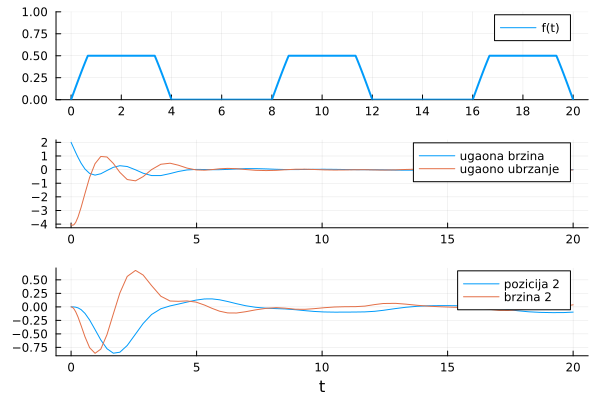

This figure's Julia source:
using DifferentialEquations, Plots

function f(t)
	tp = rem(t, 8)

	y = min(sin(pi/4 * tp), 0.5) * (tp <= 4)
end

function sistem!(dx, x, p, t)
	m1, m2, c, k1, k2, R = p
	J = 1/2 * m1 * R^2

	dx[1] = x[2]
	dx[2] = 1/J * (-c*R*x[2] - k2*(x[3]+R*x[1]) - k1*x[1])
	dx[3] = x[4]
	dx[4] = 1/m2 * (-k2*(x[3]+R*x[1]) - f(t))
end

# Crtanje pobudne sile F
t = 0:0.01:20
plt_F = plot(t, f.(t), ylims=(0, 1.0), label="f(t)",
		xticks=0:2:20, yticks=0:0.25:1, lw=2)

# Resavanje sistema dif jednacina
interval = (0.0, 20.0)
p = [10.0, 5.0, 10.0, 10.0, 15.0, 1.0]
pocetni = [0.0, 2.0, 0.0, 0.0]

prob = ODEProblem(sistem!, pocetni, interval, p)
sol = solve(prob)

# Izdvajanje resenja koje se odnosi na ugaonu brzinu
# i formiranje grafika za ugaono ubrzanje diska
ugao_brz = [u[2] for u in sol.u]
ugao_ubrz = diff(ugao_brz) ./ diff(sol.t)

plt_ugao = plot(sol.t, ugao_brz, 
			label="ugaona brzina")

plot!(plt_ugao, sol.t[1:end-1], ugao_ubrz, label="ugaono ubrzanje")

# Izdvajanje resenja koje se odnosi na poziciju i brzinu drugog tela
pos_2 = [u[3] for u in sol.u]
brzina_2 = [u[4] for u in sol.u]

plot_2 = plot(sol.t, [pos_2, brzina_2], 
			label=["pozicija 2" "brzina 2"], xlabel="t")

# Crtanje svih grafika
plt_final = plot(plt_F, plt_ugao, plot_2, layout=(3,1))
display(plt_final)

# Cuvanje grafika
dir = dirname(@__FILE__())
savefig(plt_final, "$dir/z01.png")
